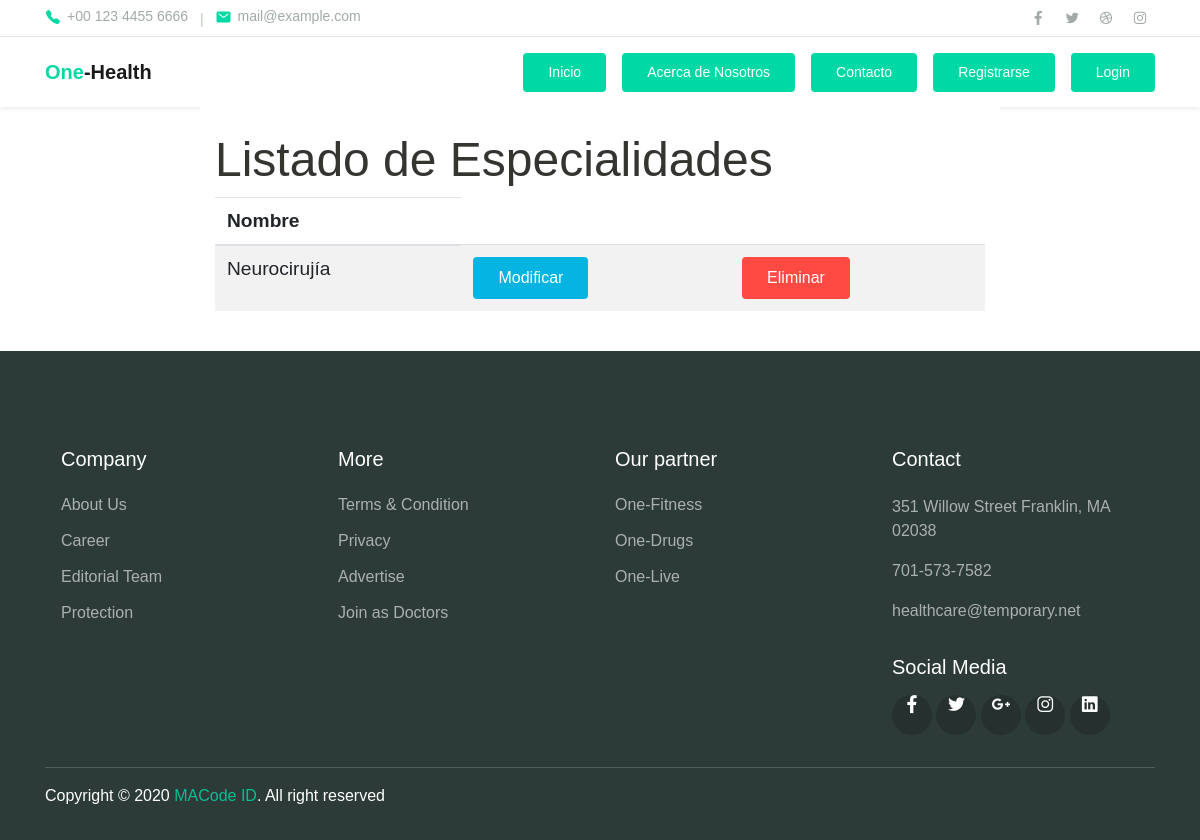
The app's page /gestion_especialidades/, older data.
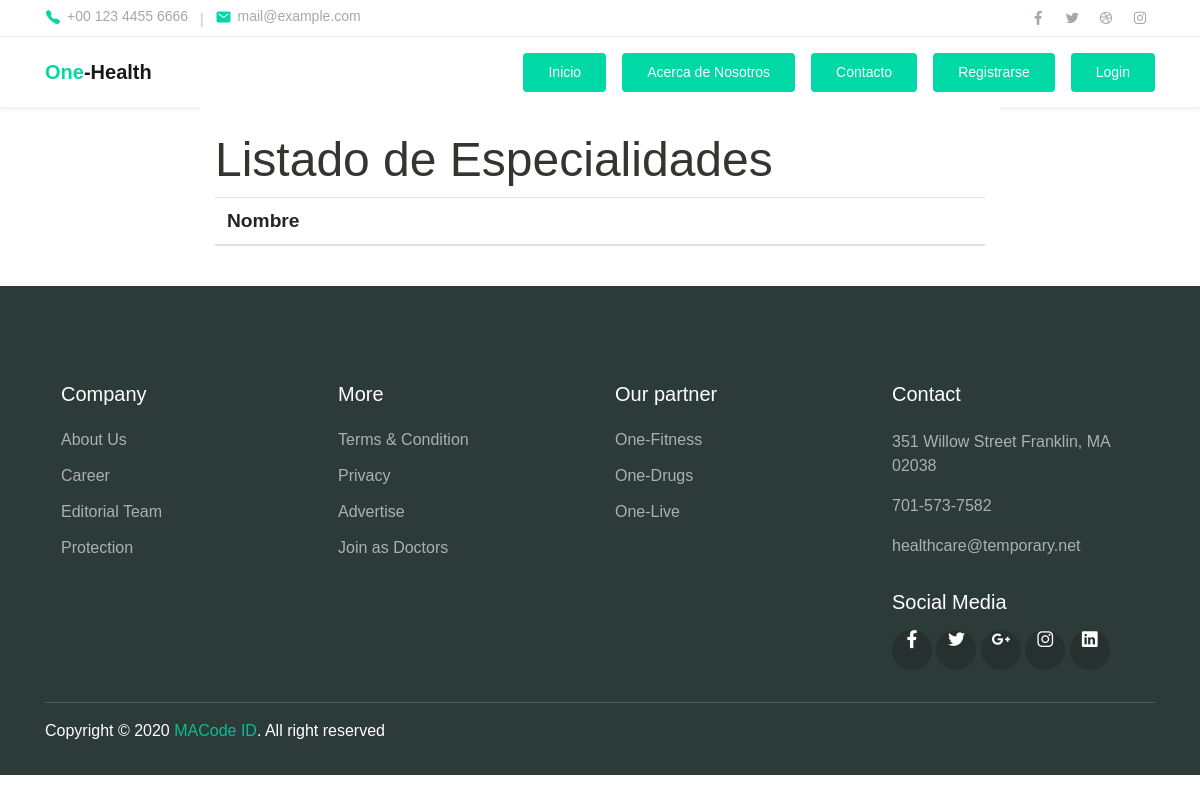
The same page, newer data.
### sistema_agendamiento/models.py (models this page shows, shortened)
class Especialidad(models.Model):
    nombre = models.CharField(max_length=60)

### sistema_agendamiento/views.py (the view)
# urls.py: path('gestion_especialidades/', views.gestion_especialidades, name='gestion_especialidades'),
def gestion_especialidades(request):
    listaespecialidad = Especialidad.objects.all()
    return render(request, "html/gestion_especialidades.html", {"listaespecialidad":listaespecialidad})

### sistema_agendamiento/templates/html/gestion_especialidades.html (shortened to what this page needs)
{% load static %}
{% include "html/nav.html" %}
<div class="col-md-8 py-4 bg-white mx-auto">
        <h2 class="display-4 text-dark etiqueta-grande titulo-grande">Listado de Especialidades</h2>
        <table class="table table-blue table-striped tabla-grande">
          <thead>
             <tr>
              <th>Nombre</th>
            </tr>
          </thead>
          <tbody>
            {% for d in listaespecialidad %}
              <tr>
                <td class="centrado">{{ d.nombre }}</td>
                <td><a href="/modificar_especialidad/{{ d.nombre }}" class="btn btn-info">Modificar</a></td>
                <td><a href="/eliminar_especialidad/{{ d.nombre }}" class="btn btn-danger">Eliminar</a></td>
              </tr>
            {% endfor %}
          </tbody>
        </table>
      </div>
{% include "html/finalpagina.html" %}

Row changes from the older to the newer data that the page shows:
removed Especialidad: nombre "Neurocirujía"
